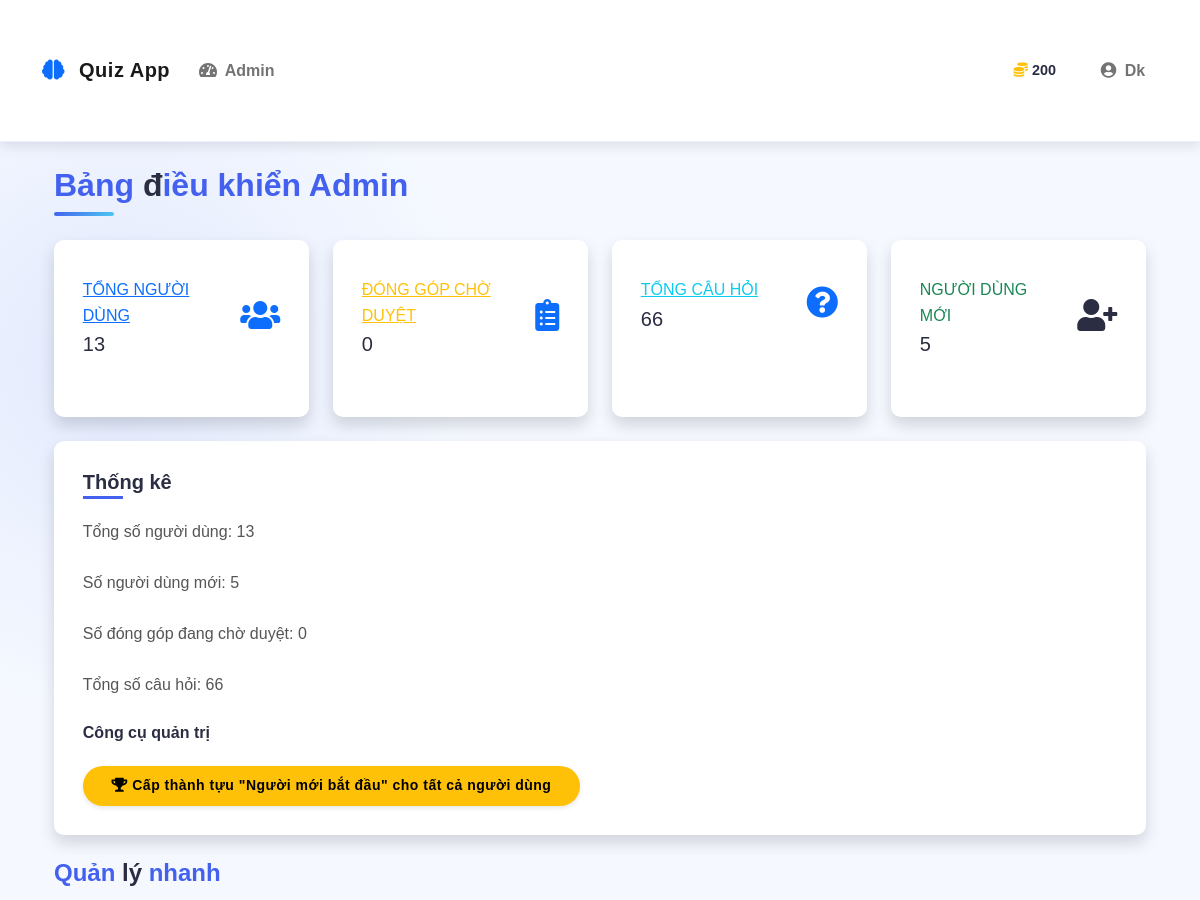
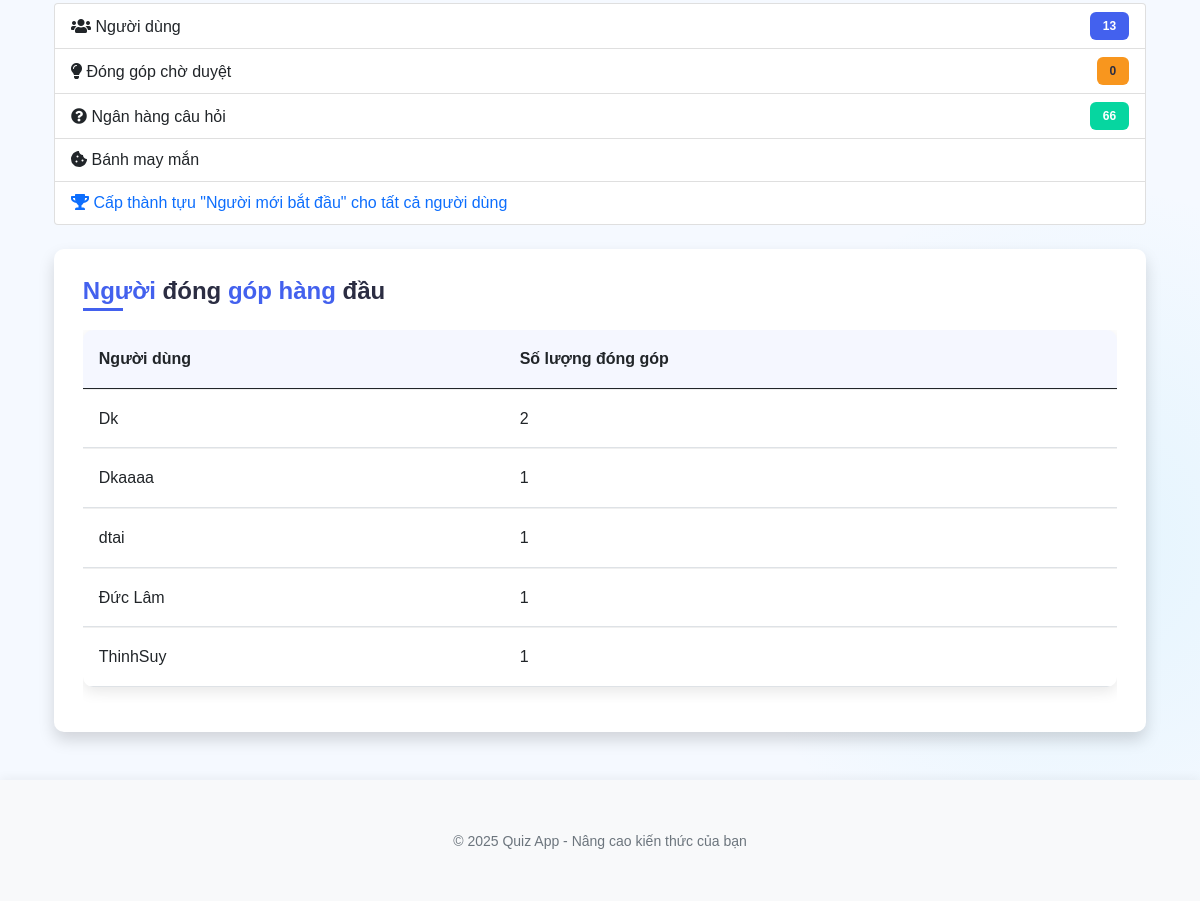
The page /admin_dashboard (signed in) on the database its author committed (2 pictures, top to bottom).
### models.py (models this page shows, shortened)
class User(UserMixin, db.Model):
    id = db.Column(db.Integer, primary_key=True)
    username = db.Column(db.String(64), unique=True, nullable=False)
    email = db.Column(db.String(120), unique=True, nullable=False)
    password_hash = db.Column(db.String(256))
    coins = db.Column(db.Integer, default=10)  # New users start with 10 coins
    experience = db.Column(db.Integer, default=0)  # Experience points
    rank = db.Column(db.String(50), default='Newbie')
    is_admin = db.Column(db.Boolean, default=False)
    contributions = db.relationship('Contribution', backref='author', lazy=True)
    inventory_items = db.relationship('InventoryItem', backref='owner', lazy=True)
    achievements = db.relationship('UserAchievement', backref='user', lazy=True)
    daily_quests = db.relationship('UserDailyQuest', backref='user', lazy=True)
    total_questions_answered = db.Column(db.Integer, default=0)
    correct_answers = db.Column(db.Integer, default=0)
    easy_questions_completed = db.Column(db.Integer, default=0)
    medium_questions_completed = db.Column(db.Integer, default=0)
    hard_questions_completed = db.Column(db.Integer, default=0)
    daily_quest_points = db.Column(db.Integer, default=0)
    daily_streak = db.Column(db.Integer, default=0)
    last_daily_login = db.Column(db.Date, nullable=True)

### app.py (the view)
@app.route('/admin_dashboard')
@login_required
def admin_dashboard():
    if not current_user.is_admin:
        abort(403)
    from models import User, Contribution, Question
    total_users = User.query.count()
    new_users_list = User.query.order_by(User.id.desc()).limit(5).all()
    new_users_count = len(new_users_list)
    pending_contributions = Contribution.query.filter_by(approved=False).count()
    total_questions = Question.query.count()
    contributors = db.session.query(Contribution.user_id, db.func.count(Contribution.id)).group_by(Contribution.user_id).order_by(db.func.count(Contribution.id).desc()).limit(5).all()
    top_contributors = []
    for user_id, count in contributors:
        user = User.query.get(user_id)
        if user:
            top_contributors.append((user, count))
    return render_template('admin/dashboard.html',
                          total_users=total_users,
                          new_users=new_users_count,
                          pending_contributions=pending_contributions,
                          total_questions=total_questions,
                          top_contributors=top_contributors,
                          new_users_list=new_users_list)

### templates/admin/dashboard.html
{% extends "base.html" %}
{% block content %}
<div class="container-fluid">
    <h2 class="mb-4">Bảng điều khiển Admin</h2>
    <div class="row">
        <div class="col-xl-3 col-md-6 mb-4">
            <div class="card border-left-primary shadow h-100 py-2">
                <div class="card-body">
                    <div class="row no-gutters align-items-center">
                        <div class="col mr-2">
                            <div class="text-xs font-weight-bold text-primary text-uppercase mb-1">
                                <a href="{{ url_for('admin_users') }}" class="text-primary">Tổng người dùng</a></div>
                            <div class="h5 mb-0 font-weight-bold text-gray-800">{% if total_users is defined %}{{ total_users }}{% else %}0{% endif %}</div>
                        </div>
                        <div class="col-auto">
                            <a href="{{ url_for('admin_users') }}">
                                <i class="fas fa-users fa-2x text-gray-300"></i>
                            </a>
                        </div>
                    </div>
                </div>
            </div>
        </div>
        <div class="col-xl-3 col-md-6 mb-4">
            <div class="card border-left-warning shadow h-100 py-2">
                <div class="card-body">
                    <div class="row no-gutters align-items-center">
                        <div class="col mr-2">
                            <div class="text-xs font-weight-bold text-warning text-uppercase mb-1">
                                <a href="{{ url_for('admin_contributions') }}" class="text-warning">Đóng góp chờ duyệt</a></div>
                            <div class="h5 mb-0 font-weight-bold text-gray-800">{% if pending_contributions is defined %}{{ pending_contributions }}{% else %}0{% endif %}</div>
                        </div>
                        <div class="col-auto">
                            <a href="{{ url_for('admin_contributions') }}">
                                <i class="fas fa-clipboard-list fa-2x text-gray-300"></i>
                            </a>
                        </div>
                    </div>
                </div>
            </div>
        </div>
        <div class="col-xl-3 col-md-6 mb-4">
            <div class="card border-left-info shadow h-100 py-2">
                <div class="card-body">
                    <div class="row no-gutters align-items-center">
                        <div class="col mr-2">
                            <div class="text-xs font-weight-bold text-info text-uppercase mb-1">
                                <a href="{{ url_for('admin_question_bank') }}" class="text-info">Tổng câu hỏi</a>
                            </div>
                            <div class="h5 mb-0 font-weight-bold text-gray-800">{% if total_questions is defined %}{{ total_questions }}{% else %}0{% endif %}</div>
                        </div>
                        <div class="col-auto">
                            <a href="{{ url_for('admin_question_bank') }}">
                                <i class="fas fa-question-circle fa-2x text-gray-300"></i>
                            </a>
                        </div>
                    </div>
                </div>
            </div>
        </div>
        <div class="col-xl-3 col-md-6 mb-4">
            <div class="card border-left-success shadow h-100 py-2">
                <div class="card-body">
                    <div class="row no-gutters align-items-center">
                        <div class="col mr-2">
                            <div class="text-xs font-weight-bold text-success text-uppercase mb-1">
                                Người dùng mới</div>
                            <div class="h5 mb-0 font-weight-bold text-gray-800">{% if new_users is defined %}{{ new_users }}{% else %}0{% endif %}</div>
                        </div>
                        <div class="col-auto">
                            <i class="fas fa-user-plus fa-2x text-gray-300"></i>
                        </div>
                    </div>
                </div>
            </div>
        </div>
    </div>
    <div class="col-md-12 mb-4">
        <div class="card shadow">
            <div class="card-body">
                <h5 class="card-title">Thống kê</h5>
                <p class="card-text">Tổng số người dùng: {{ total_users }}</p>
                <p class="card-text">Số người dùng mới: {{ new_users }}</p>
                <p class="card-text">Số đóng góp đang chờ duyệt: {{ pending_contributions }}</p>
                <p class="card-text">Tổng số câu hỏi: {{ total_questions }}</p>
                <div class="mt-4">
                  <h6>Công cụ quản trị</h6>
                  <button id="grantStarterAchievement" class="btn btn-warning btn-sm">
                    <i class="fas fa-trophy"></i> Cấp thành tựu "Người mới bắt đầu" cho tất cả người dùng
                  </button>
                </div>
            </div>
        </div>
    </div>
    <div class="mb-4">
                <h4 class="mb-3">Quản lý nhanh</h4>
                <div class="list-group">
                    <a href="{{ url_for('admin_users') }}" class="list-group-item list-group-item-action d-flex justify-content-between align-items-center">
                        <span><i class="fas fa-users mr-2"></i> Người dùng</span>
                        <span class="badge badge-primary badge-pill">{{ total_users }}</span>
                    </a>
                    <a href="{{ url_for('admin_contributions') }}" class="list-group-item list-group-item-action d-flex justify-content-between align-items-center">
                        <span><i class="fas fa-lightbulb mr-2"></i> Đóng góp chờ duyệt</span>
                        <span class="badge badge-warning badge-pill">{{ pending_contributions }}</span>
                    </a>
                    <a href="{{ url_for('admin_question_bank') }}" class="list-group-item list-group-item-action d-flex justify-content-between align-items-center">
                        <span><i class="fas fa-question-circle mr-2"></i> Ngân hàng câu hỏi</span>
                        <span class="badge badge-success badge-pill">{{ total_questions }}</span>
                    </a>
                    <a href="{{ url_for('admin_fortune_cookies') }}" class="list-group-item list-group-item-action">
                        <i class="fas fa-cookie-bite mr-2"></i> Bánh may mắn
                    </a>
                    <button id="grantStarterAchievement" class="list-group-item list-group-item-action text-primary">
                        <i class="fas fa-trophy mr-2"></i> Cấp thành tựu "Người mới bắt đầu" cho tất cả người dùng
                    </button>
                </div>
            </div>
    <div class="col-md-12 mt-4">
        <div class="card shadow">
            <div class="card-body">
                <h4 class="card-title">Người đóng góp hàng đầu</h4>
                <div class="table-responsive">
                    <table class="table table-hover">
                        <thead>
                            <tr>
                                <th>Người dùng</th>
                                <th>Số lượng đóng góp</th>
                            </tr>
                        </thead>
                        <tbody>
                            {% for user, contributions in top_contributors %}
                            <tr>
                                <td>{{ user.username }}</td>
                                <td>{{ contributions }}</td>
                            </tr>
                            {% endfor %}
                        </tbody>
                    </table>
                </div>
            </div>
        </div>
    </div>
</div>
{% endblock %}

### templates/base.html (shortened to what this page needs)
<!DOCTYPE html>
<html lang="en">
<head>
    <link href="https://cdn.jsdelivr.net/npm/bootstrap@5.0.2/dist/css/bootstrap.min.css" rel="stylesheet">
    <link rel="stylesheet" href="https://cdnjs.cloudflare.com/ajax/libs/font-awesome/5.15.3/css/all.min.css">
    <link href="https://unpkg.com/aos@2.3.1/dist/aos.css" rel="stylesheet">
    <link rel="stylesheet" href="{{ url_for('static', filename='css/style.css') }}">
    <link rel="stylesheet" href="{{ url_for('static', filename='css/rank_frames.css') }}">
    <link rel="stylesheet" href="{{ url_for('static', filename='css/customization.css') }}">
    <link rel="stylesheet" href="{{ url_for('static', filename='css/achievements.css') }}">
    <link rel="stylesheet" href="{{ url_for('static', filename='css/quests.css') }}">
    <link rel="stylesheet" href="{{ url_for('static', filename='css/quiz.css') }}">
</head>
<body>
    <nav class="navbar navbar-expand-lg navbar-light sticky-top">
        <div class="container">
            <a class="navbar-brand" href="{{ url_for('homepage') }}">
                <i class="fas fa-brain text-primary me-2"></i> Quiz App
            </a>
            <div class="collapse navbar-collapse" id="navbarNav">
                <ul class="navbar-nav me-auto">
                    {% if current_user.is_authenticated %}
                        {% if current_user.is_admin %}
                            <li class="nav-item">
                                <a class="nav-link" href="{{ url_for('admin_dashboard') }}">
                                    <i class="fas fa-tachometer-alt me-1"></i> Admin
                                </a>
                            </li>
                        {% endif %}
                    {% endif %}
                </ul>
                {% if current_user.is_authenticated %}
                <div class="user-stats d-flex align-items-center me-3">
                    <div class="stat-item d-flex align-items-center me-3">
                        <i class="fas fa-coins text-warning me-1"></i>
                        <span class="fw-bold">{{ current_user.coins }}</span>
                    </div>
                </div>
                <ul class="navbar-nav">
                    <li class="nav-item dropdown">
                        <a class="nav-link dropdown-toggle" href="#" id="userDropdown" role="button" data-bs-toggle="dropdown" aria-expanded="false">
                            <i class="fas fa-user-circle me-1"></i> {{ current_user.username }}
                        </a>
                    </li>
                </ul>
                {% endif %}
            </div>
        </div>
    </nav>
    <div class="container py-4">
        {% block content %}{% endblock %}
    </div>
    <footer class="footer mt-auto py-3 bg-light">
        <div class="container text-center">
            <div class="row">
                <div class="col-md-12">
                    <p class="mb-0 text-muted">
                        <small>© 2025 Quiz App - Nâng cao kiến thức của bạn</small>
                    </p>
                </div>
            </div>
        </div>
    </footer>
</body>
</html>

### rows shown on the page
User: coins "200", username "Dk", contributions "2"
User: username "Dkaaaa", contributions "1"
User: username "dtai", contributions "1"
User: username "Đức Lâm", contributions "1"
User: username "ThinhSuy", contributions "1"

### other values the page prints
{{ total_users }} "13"
{{ pending_contributions }} "0"
{{ total_questions }} "66"
{{ new_users }} "5"
